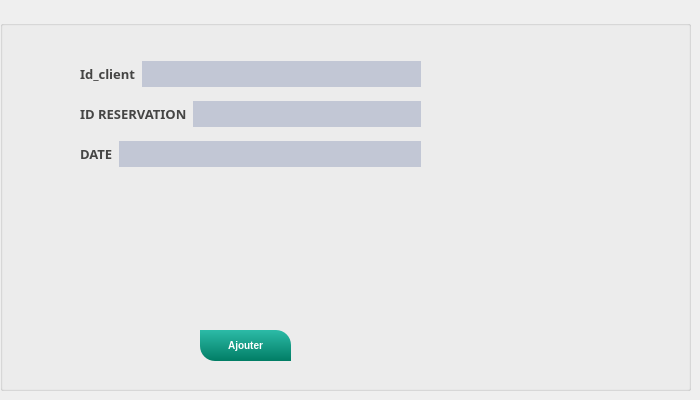
      <widget class="QWidget" name="tab_16">
       <attribute name="title">
        <string>Ajouter Reservation</string>
       </attribute>
       <widget class="QGroupBox" name="groupBox_5">
        <property name="geometry">
         <rect>
          <x>0</x>
          <y>20</y>
          <width>691</width>
          <height>371</height>
         </rect>
        </property>
        <property name="title">
         <string/>
        </property>
        <widget class="QPushButton" name="BAmenu_2">
         <property name="geometry">
          <rect>
           <x>200</x>
           <y>310</y>
           <width>91</width>
           <height>31</height>
          </rect>
         </property>
         <property name="styleSheet">
          <string notr="true">QPushButton
{
	background-color: qlineargradient(spread:repeat, x1:1, y1:0, x2:1, y2:1, stop:0 rgba(44, 187, 167, 255),stop:1 rgba(1, 125, 101, 255));
	color: #fff;
	font-size: 10px;
	font-weight: bold;
	border-top-right-radius: 15px;
	border-top-left-radius: 0px;
	border-bottom-right-radius: 0px;
	border-bottom-left-radius: 15px;
	padding: 10px;

}


QPushButton::disabled
{
	background-color: #5c5c5c;

}


QPushButton::hover
{
	background-color: #fca503;

}


QPushButton::pressed
{
	background-color: #3d4ef2;

}
</string>
         </property>
         <property name="text">
          <string>Ajouter</string>
         </property>
        </widget>
        <widget class="QWidget" name="layoutWidget_4">
         <property name="geometry">
          <rect>
           <x>80</x>
           <y>120</y>
           <width>341</width>
           <height>28</height>
          </rect>
         </property>
         <layout class="QHBoxLayout" name="horizontalLayout_13">
          <item>
           <widget class="QLabel" name="label_53">
            <property name="font">
             <font>
              <family>Segoe Print</family>
              <pointsize>-1</pointsize>
              <weight>75</weight>
              <bold>true</bold>
             </font>
            </property>
            <property name="styleSheet">
             <string notr="true">background-color: transparent;
	color: #454544;
	font-weight: bold;
	font-size: 13px;</string>
            </property>
            <property name="text">
             <string>DATE</string>
            </property>
           </widget>
          </item>
          <item>
           <widget class="QLineEdit" name="linemenu3_2">
            <property name="styleSheet">
             <string notr="true">	background-color: #c2c7d5;
	color: #2a547f;
	border: none;
	padding: 5px;
</string>
            </property>
           </widget>
          </item>
         </layout>
        </widget>
        <widget class="QWidget" name="layoutWidget_5">
         <property name="geometry">
          <rect>
           <x>80</x>
           <y>80</y>
           <width>341</width>
           <height>28</height>
          </rect>
         </property>
         <layout class="QHBoxLayout" name="horizontalLayout_14">
          <item>
           <widget class="QLabel" name="label_39">
            <property name="font">
             <font>
              <family>Segoe Print</family>
              <pointsize>-1</pointsize>
              <weight>75</weight>
              <bold>true</bold>
             </font>
            </property>
            <property name="styleSheet">
             <string notr="true">background-color: transparent;
	color: #454544;
	font-weight: bold;
	font-size: 13px;</string>
            </property>
            <property name="text">
             <string>ID RESERVATION</string>
            </property>
           </widget>
          </item>
          <item>
           <widget class="QLineEdit" name="linemenu2_2">
            <property name="styleSheet">
             <string notr="true">
	background-color: #c2c7d5;
	color: #2a547f;
	border: none;
	padding: 5px;
</string>
            </property>
           </widget>
          </item>
         </layout>
        </widget>
        <widget class="QWidget" name="layoutWidget_6">
         <property name="geometry">
          <rect>
           <x>80</x>
           <y>40</y>
           <width>341</width>
           <height>28</height>
          </rect>
         </property>
         <layout class="QHBoxLayout" name="horizontalLayout_15">
          <item>
           <widget class="QLabel" name="label_33">
            <property name="font">
             <font>
              <family>Segoe Print</family>
              <pointsize>-1</pointsize>
              <weight>75</weight>
              <bold>true</bold>
             </font>
            </property>
            <property name="styleSheet">
             <string notr="true">background-color: transparent;
	color: #454544;
	font-weight: bold;
	font-size: 13px;</string>
            </property>
            <property name="text">
             <string>Id_client</string>
            </property>
           </widget>
          </item>
          <item>
           <widget class="QLineEdit" name="linemenu1_2">
            <property name="styleSheet">
             <string notr="true">
	background-color: #c2c7d5;
	color: #2a547f;
	border: none;
	padding: 5px;
</string>
            </property>
           </widget>
          </item>
         </layout>
        </widget>
       </widget>
      </widget>
